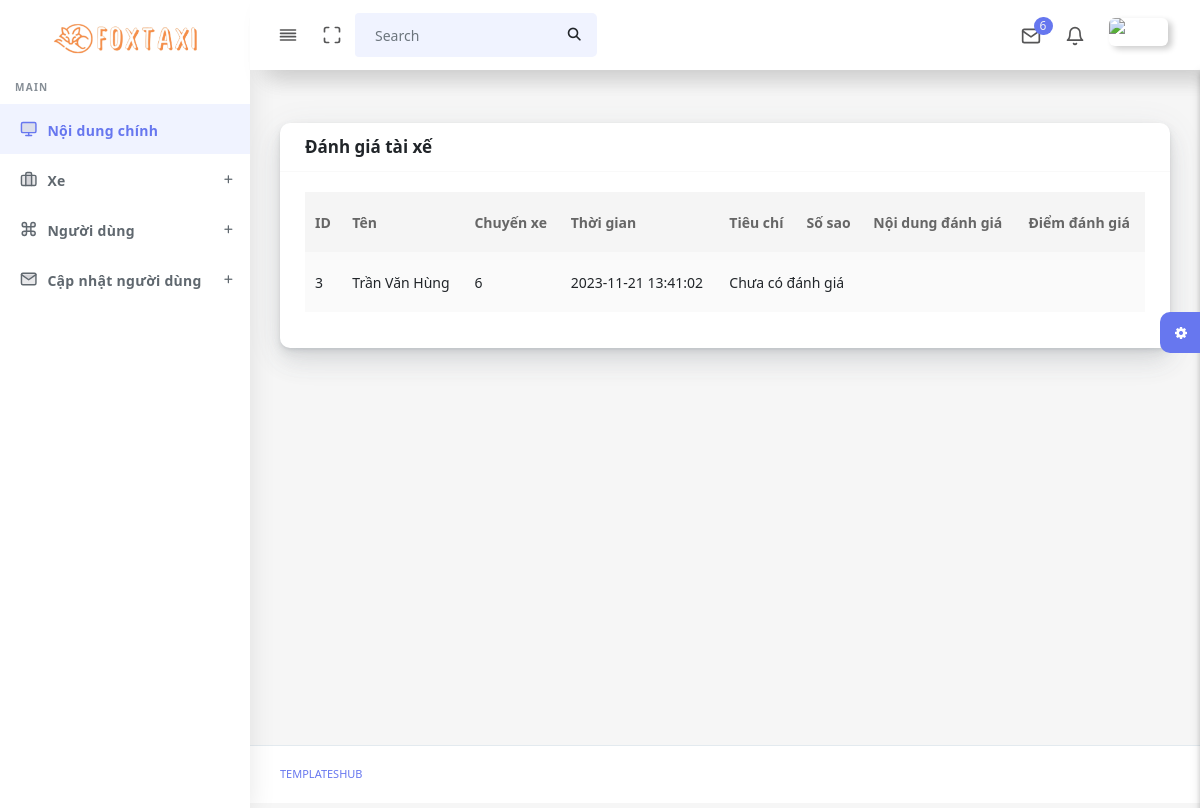
The app's page /admin/chitietdanhgiatx.php?txid=3 with its own data.
### tables this page shows
CREATE TABLE `chuyenxe` (
  `CX_MA` int(11) NOT NULL,
  `KH_MA` int(11) NOT NULL,
  `TX_MA` int(11) NOT NULL,
  `TD_DATE` datetime NOT NULL,
  `CX_SOKM` float NOT NULL,
  `CX_THANHTIEN` float(8,2) NOT NULL,
  `CX_TDDIEMDI_X` text NOT NULL,
  `CX_TDDIEMDI_Y` text NOT NULL,
  `CX_TDDIEMDEN_X` text NOT NULL,
  `CX_TDDIEMDEN_Y` text NOT NULL,
  `CX_TRANGTHAI` int(1) DEFAULT 0
);

CREATE TABLE `taixe` (
  `TX_MA` int(11) NOT NULL,
  `VT_MA` int(11) NOT NULL,
  `TX_TEN` varchar(30) NOT NULL,
  `TX_BANGLAI` char(3) NOT NULL,
  `TX_SDT` char(10) NOT NULL,
  `TX_USERNAME` varchar(30) NOT NULL,
  `TX_PASSWORD` varchar(100) NOT NULL,
  `TX_GIOITINH` tinyint(1) NOT NULL,
  `TX_HINHANH` char(200) DEFAULT NULL
);

### admin/chitietdanhgiatx.php (the view, shortened to what this page needs)
<!DOCTYPE html>
<html lang="en">
<?php
  include("connect.php");
  include('head.php');
?>
<body>
  <div id="app">
    <div class="main-wrapper main-wrapper-1">
      <div class="navbar-bg"></div>
      <nav class="navbar navbar-expand-lg main-navbar sticky">
        <div class="form-inline mr-auto">
          <ul class="navbar-nav mr-3">
            <li><a href="#" data-toggle="sidebar" class="nav-link nav-link-lg
									collapse-btn"> <i data-feather="align-justify"></i></a></li>
            <li><a href="#" class="nav-link nav-link-lg fullscreen-btn">
              </a></li>
            <li>
              <form class="form-inline mr-auto">
                <div class="search-element">
                  <button class="btn" type="submit">
                  </button>
                </div>
              </form>
            </li>
          </ul>
        </div>
        <ul class="navbar-nav navbar-right">
          <li class="dropdown dropdown-list-toggle"><a href="#" data-toggle="dropdown"
              class="nav-link nav-link-lg message-toggle"><i data-feather="mail"></i>
              <span class="badge headerBadge1">
                6 </span> </a>
          </li>
          <li class="dropdown dropdown-list-toggle"><a href="#" data-toggle="dropdown"
              class="nav-link notification-toggle nav-link-lg"><i data-feather="bell" class="bell"></i>
            </a>
          </li>
          <li class="dropdown"><a href="#" data-toggle="dropdown"
              class="nav-link dropdown-toggle nav-link-lg nav-link-user"> <img alt="image" src="assets/img/user.png"
                class="user-img-radious-style"> <span class="d-sm-none d-lg-inline-block"></span></a>
          </li>
        </ul>
      </nav>
      <?php
        include('navbar.php');
        include('sidebar.php');
      ?>
      <div class="main-content">
        <section class="section">
          <div class="section-body">
            <div class="row">
            <div class="col-12">
        <div class="card">
            <div class="card-header">
                <h4>Đánh giá tài xế</h4>
            </div>
            <div class="card-body">
    <div class="table-responsive">
    <table class="table table-striped table-hover" id="tableExport" style="width:100%;">
    <thead>
        <tr>
            <th>ID</th>
            <th>Tên</th>
            <th>Chuyến xe</th>
            <th>Thời gian</th>
            <th>Tiêu chí</th>
            <th>Số sao</th>
            <th>Nội dung đánh giá</th>
            <th>Điểm đánh giá</th>
        </tr>
    </thead>
    <tbody>
        <?php
        if (isset($_GET['txid'])) {
            $mataixe = $_GET['txid'];
            $sql = "SELECT taixe.*, chuyenxe.*
                    FROM taixe
                    INNER JOIN chuyenxe ON taixe.TX_MA = chuyenxe.TX_MA
                    WHERE taixe.TX_MA = '$mataixe'";
            $result = $conn->query($sql);
            if ($result->num_rows > 0) {
                while ($row = $result->fetch_assoc()) {
                    $maChuyenXe = $row["CX_MA"];
                    echo "<tr>";
                    echo "<td>" . $mataixe . "</td>";
                    echo "<td>" . $row["TX_TEN"] . "</td>";
                    echo "<td>" . $maChuyenXe . "</td>";
                    echo "<td>" . $row["TD_DATE"] . "</td>";
                    $sql_laytieuchi = "SELECT tieuchi.TC_TEN, dgtieuchi.DGTC_DIEM, danhgia.DG_NOIDUNG, danhgia.DG_SAO
                                      FROM dgtieuchi
                                      JOIN tieuchi ON dgtieuchi.TC_MA = tieuchi.TC_MA
                                      JOIN danhgia ON dgtieuchi.DG_MA = danhgia.DG_MA
                                      WHERE dgtieuchi.TX_MA = '$mataixe' AND danhgia.CX_MA = '$maChuyenXe'";
                    $result_laytieuchi = $conn->query($sql_laytieuchi);
                    if ($result_laytieuchi->num_rows > 0) {
                        while ($row = $result_laytieuchi->fetch_assoc()) {
                            echo "<td>" . $row["TC_TEN"] . "</td>";
                            echo "<td>" . $row["DG_SAO"] . "</td>";
                            echo "<td>" . $row["DG_NOIDUNG"] . "</td>";
                            echo "<td>" . $row["DGTC_DIEM"] . "</td>";
                        }
                    } else {
                        echo "<td colspan='4'>Chưa có đánh giá</td>";
                    }
                    echo "</tr>";
                }
            } else {
                echo "Không có dữ liệu tài xế.";
            }
        } else {
            echo "Thiếu thông tin tài xế.";
        }
        ?>
    </tbody>
</table>
    </div>
</div>
        </div>
    </div>
            </div>
          </div>
        </section>
        <div class="settingSidebar">
          <a href="javascript:void(0)" class="settingPanelToggle"> <i class="fa fa-spin fa-cog"></i>
          </a>
        </div>
      </div>
      <footer class="main-footer">
        <div class="footer-left">
          <a href="templateshub.net">Templateshub</a></a>
        </div>
      </footer>
    </div>
  </div>
</body>
</html>

### records on screen
chuyenxe: TX_MA.TX_TEN "Trần Văn Hùng", CX_MA "6", TD_DATE "2023-11-21 13:41:02"
